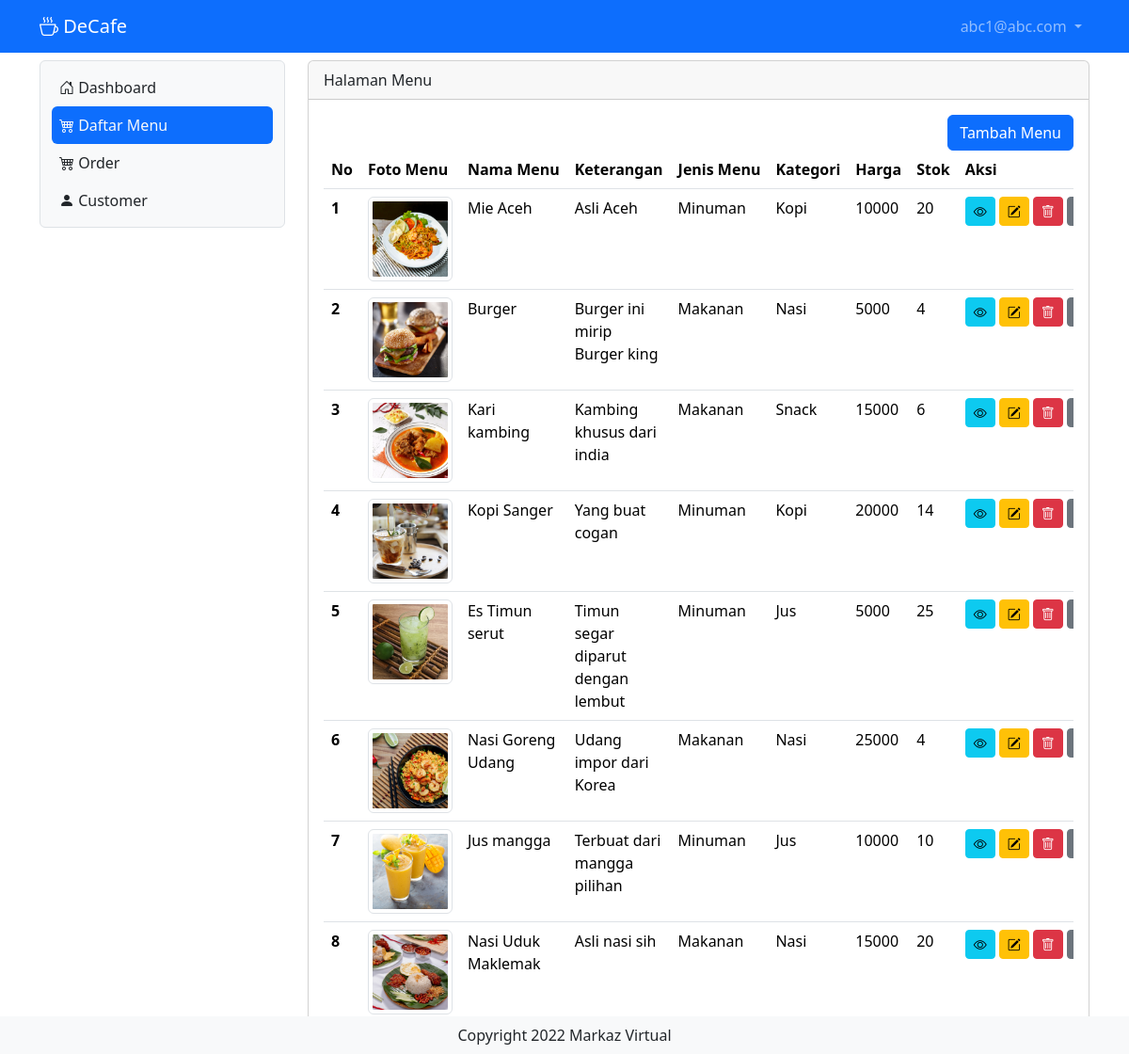
The page /menu (signed in) on the database its author committed.
### tables this page shows
CREATE TABLE IF NOT EXISTS `tb_user` (
  `id` int NOT NULL AUTO_INCREMENT,
  `nama` varchar(200) DEFAULT NULL,
  `username` varchar(200) DEFAULT NULL,
  `password` varchar(200) DEFAULT NULL,
  `level` int DEFAULT NULL,
  `nohp` varchar(15) DEFAULT NULL,
  `alamat` varchar(300) DEFAULT NULL,
  PRIMARY KEY (`id`)
);

CREATE TABLE IF NOT EXISTS `tb_daftar_menu` (
  `id` int NOT NULL AUTO_INCREMENT,
  `foto` varchar(200) DEFAULT NULL,
  `nama_menu` varchar(200) DEFAULT NULL,
  `keterangan` varchar(200) DEFAULT NULL,
  `kategori` int DEFAULT NULL,
  `harga` varchar(100) DEFAULT NULL,
  `stok` varchar(50) DEFAULT NULL,
  PRIMARY KEY (`id`) USING BTREE,
  KEY `FK_tb_daftar_menu_tb_kategori_menu` (`kategori`),
  CONSTRAINT `FK_tb_daftar_menu_tb_kategori_menu` FOREIGN KEY (`kategori`) REFERENCES `tb_kategori_menu` (`id`) ON DELETE RESTRICT ON UPDATE CASCADE
);

CREATE TABLE IF NOT EXISTS `tb_kategori_menu` (
  `id` int NOT NULL AUTO_INCREMENT,
  `jenis_menu` int DEFAULT NULL,
  `kategori_menu` varchar(50) DEFAULT NULL,
  PRIMARY KEY (`id`)
);

### menu.php (the view, shortened to what this page needs)
<?php
include "proses/connect.php";
$query = mysqli_query($conn, "SELECT * FROM tb_daftar_menu
    LEFT JOIN tb_kategori_menu ON tb_kategori_menu.id = tb_daftar_menu.kategori");
while ($record = mysqli_fetch_array($query)) {
    $result[] = $record;
}
?>
<div class="col-lg-9 mt-2">
    <div class="card">
        <div class="card-header">
            Halaman Menu
        </div>
        <div class="card-body">
            <div class="row">
                <div class="col d-flex justify-content-end">
                    <button class="btn btn-primary" data-bs-toggle="modal" data-bs-target="#ModalTambahUser"> Tambah Menu</button>
                </div>
            </div>
            <?php
            if (empty($result)) {
                echo "Data user tidak ada";
            } else {
            ?>
                <div class="table-responsive">
                    <table class="table table-hover">
                        <thead>
                            <tr class="text-nowrap">
                                <th scope="col">No</th>
                                <th scope="col">Foto Menu</th>
                                <th scope="col">Nama Menu</th>
                                <th scope="col">Keterangan</th>
                                <th scope="col">Jenis Menu</th>
                                <th scope="col">Kategori</th>
                                <th scope="col">Harga</th>
                                <th scope="col">Stok</th>
                                <th scope="col">Aksi</th>
                            </tr>
                        </thead>
                        <tbody>
                            <?php
                            $no = 1;
                            foreach ($result as $row) {
                            ?>
                                <tr>
                                    <th scope="row"><?php echo $no++ ?></th>
                                    <td>
                                    <div style="width: 90px">
                                    <img src="assets/img/<?php echo $row['foto'] ?>" class="img-thumbnail" alt="...">
                                    </div>
                                    </td>
                                    <td><?php echo $row['nama_menu'] ?></td>
                                    <td><?php echo $row['keterangan'] ?></td>
                                    <td><?php echo ($row['jenis_menu'] == 1) ? "Makanan" : "Minuman" ?></td>
                                    <td><?php echo $row['kategori_menu'] ?></td>
                                    <td><?php echo $row['harga'] ?></td>
                                    <td><?php echo $row['stok'] ?></td>
                                    <td>
                                        <div class="d-flex">
                                        <button class="btn btn-info btn-sm me-1" data-bs-toggle="modal" data-bs-target="#ModalView<?php echo $row['id'] ?>"><i class="bi bi-eye"></i></button>
                                        <button class="btn btn-warning btn-sm me-1" data-bs-toggle="modal" data-bs-target="#ModalEdit<?php echo $row['id'] ?>"><i class="bi bi-pencil-square"></i></button>
                                        <button class="btn btn-danger btn-sm me-1 " data-bs-toggle="modal" data-bs-target="#ModalDelete<?php echo $row['id'] ?>"><i class="bi bi-trash"></i></button>
                                        <button class="btn btn-secondary btn-sm " data-bs-toggle="modal" data-bs-target="#ModalResetPassword<?php echo $row['id'] ?>"><i class="bi bi-key"></i></button>
                                        </div>
                                    </td>
                                </tr>
                            <?php
                            }
                            ?>
                        </tbody>
                    </table>
                </div>
            <?php
            }
            ?>
        </div>
    </div>
</div>

### header.php (shortened to what this page needs)
<nav class="navbar navbar-expand navbar-dark bg-primary sticky-top">
    <div class="container-lg">
        <a class="navbar-brand" href="."><i class="bi bi-cup-hot"> </i>DeCafe</a>
        <div class="collapse navbar-collapse justify-content-end" id="navbarNavDropdown">
            <ul class="navbar-nav">
                <li class="nav-item dropdown">
                    <a class="nav-link dropdown-toggle" href="#" role="button" data-bs-toggle="dropdown" aria-expanded="false">
                        <?php echo $hasil['username']; ?>
                    </a>
                </li>
            </ul>
        </div>
    </div>
</nav>

### rows shown on the page
tb_user: username "abc1@abc.com"
tb_daftar_menu: foto (picture), nama_menu "Mie Aceh", keterangan "Asli Aceh", shows "Minuman", kategori.kategori_menu "Kopi", harga "10000", stok "20"
tb_daftar_menu: foto (picture), nama_menu "Burger", keterangan "Burger ini mirip Burger king", shows "Makanan", kategori.kategori_menu "Nasi", harga "5000", stok "4"
tb_daftar_menu: foto (picture), nama_menu "Kari kambing", keterangan "Kambing khusus dari india", shows "Makanan", kategori.kategori_menu "Snack", harga "15000", stok "6"
tb_daftar_menu: foto (picture), nama_menu "Kopi Sanger", keterangan "Yang buat cogan", shows "Minuman", kategori.kategori_menu "Kopi", harga "20000", stok "14"
tb_daftar_menu: foto (picture), nama_menu "Es Timun serut", keterangan "Timun segar diparut dengan lembut", shows "Minuman", kategori.kategori_menu "Jus", harga "5000", stok "25"
tb_daftar_menu: foto (picture), nama_menu "Nasi Goreng Udang", keterangan "Udang impor dari Korea", shows "Makanan", kategori.kategori_menu "Nasi", harga "25000", stok "4"
tb_daftar_menu: foto (picture), nama_menu "Jus mangga", keterangan "Terbuat dari mangga pilihan", shows "Minuman", kategori.kategori_menu "Jus", harga "10000", stok "10"
tb_daftar_menu: foto (picture), nama_menu "Nasi Uduk Maklemak", keterangan "Asli nasi sih", shows "Makanan", kategori.kategori_menu "Nasi", harga "15000", stok "20"
